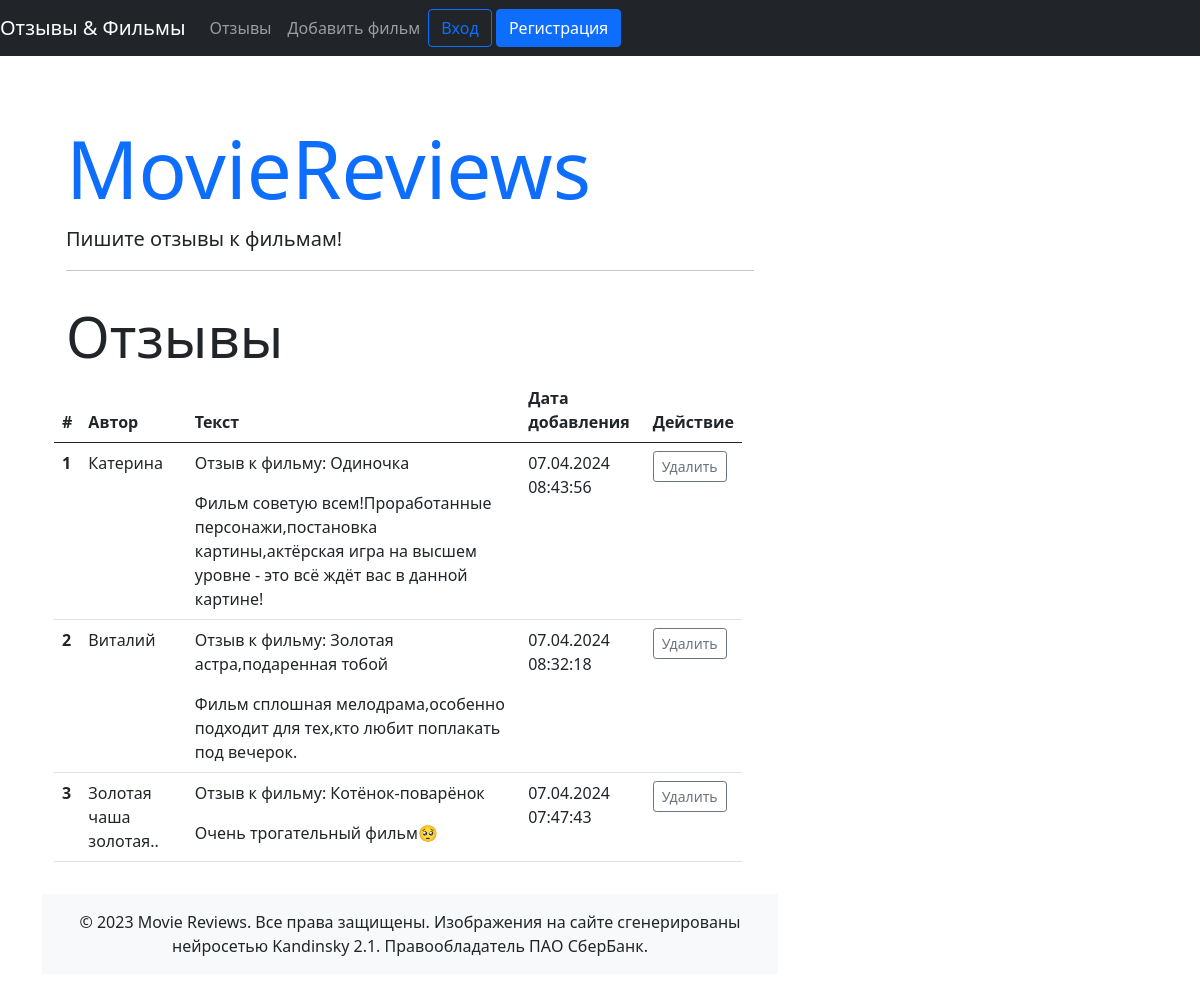
The app's page /reviews, older data.
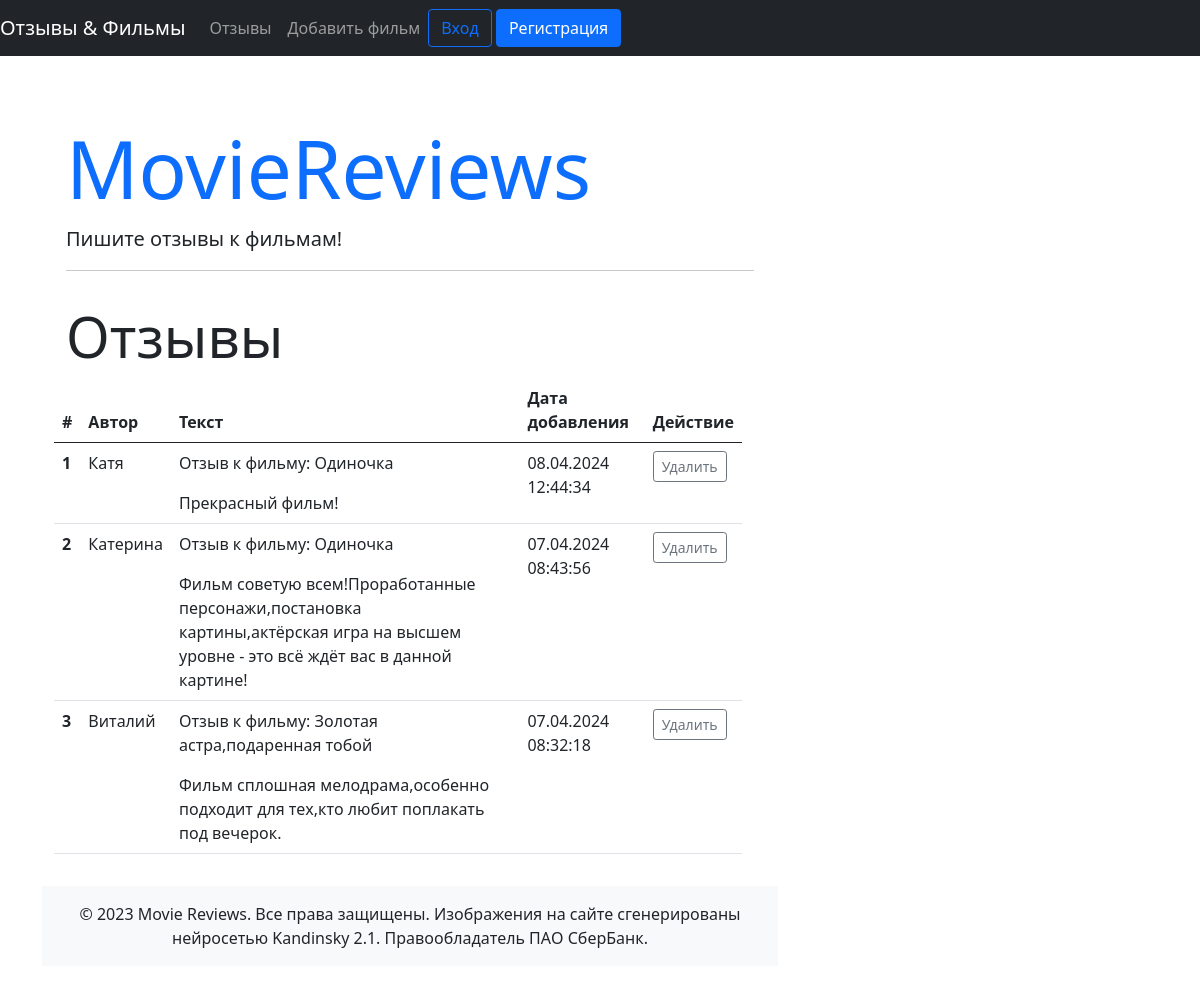
The same page, newer data.
### models.py (models this page shows, shortened)
class Review(db.Model):
    id = db.Column(db.Integer, primary_key=True)
    name = db.Column(db.String(255), nullable=False)
    text = db.Column(db.Text, nullable=False)
    created_date = db.Column(db.DateTime, default=datetime.utcnow)
    score = db.Column(db.Integer, nullable=False)
    movie_id = db.Column(db.Integer, db.ForeignKey('movie.id', ondelete="CASCADE"))
    movie = db.relationship('Movie', back_populates='reviews')

class Movie(db.Model):
    id = db.Column(db.Integer, primary_key=True)
    title = db.Column(db.String(255), nullable=False)
    description = db.Column(db.Text, nullable=False)
    image = db.Column(db.String(255), nullable=False)
    reviews = db.relationship('Review', back_populates='movie')

### views.py (the view)
@app.route('/reviews')
def reviews():
    reviews = Review.query.order_by(Review.created_date.desc()).all()
    return render_template('reviews.html',
                           reviews=reviews)

### templates/reviews.html
{% extends 'base.html' %}
{% block content %}
  <div class="row mb-3">
    <h1 class="mt-3 display-4">Отзывы</h1>
    <table class="table table-hover">
      <thead>
      <tr>
        <th scope="col">#</th>
        <th scope="col">Автор</th>
        <th scope="col">Текст</th>
        <th scope="col">Дата добавления</th>
        <th scope="col">Действие</th>
      </tr>
      </thead>
      <tbody>
        {% for review in reviews %}
          <tr>
            <th scope="row">{{ loop.index }}</th>
            <td>
              {{ review.name }}
            </td>
            <td>
              <p>Отзыв к фильму: {{review.movie.title}}</p>
              {{ review.text }}
            </td>
            <td>
              {{ review.created_date.strftime('%d.%m.%Y %H:%M:%S') }}
            </td>
            <td>
              <a href="{{ url_for('delete_review', id=review.id) }}" class="btn btn-sm btn-outline-secondary">Удалить</a>
            </td>
          </tr>
        {% endfor %}
      </tbody>
    </table>
  </div>
{% endblock %}

### templates/base.html (shortened to what this page needs)
<!DOCTYPE html>
<html lang="ru">
  <head>
    <link href="https://cdn.jsdelivr.net/npm/bootstrap@5.0.2/dist/css/bootstrap.min.css" rel="stylesheet">
  </head>
  <body>
   <div id="wrapper">
    {% include "navigation.html" %}
    <div class="container my-3">
      <div class="row">
        <div class="col-md-8">
    <div class="container">
      <h1 class="mt-5 display-1"><a href="{{ url_for('index') }}" class="text-decoration-none">MovieReviews</a></h1>
      <p class="lead">Пишите отзывы к фильмам!</p>
      <hr>
      <div class="row">
        {% block content %}{% endblock %}
      </div>
    </div>
    <footer id="footer" class="bg-light text-center py-3">
      &copy; 2023 Movie Reviews. Все права защищены. Изображения на сайте сгенерированы нейросетью Kandinsky 2.1. Правообладатель ПАО СберБанк.
    </footer>
        </div>
      </div>
    </div>
   </div>
  </body>
</html>

### templates/navigation.html (shortened to what this page needs)
<nav class="navbar navbar-expand-md navbar-dark bg-dark">
  <a class="navbar-brand" href="{{ url_for('index') }}">Отзывы & Фильмы</a>
  <div class="collapse navbar-collapse" id="navbarNav">
    <div class="mr-auto">
      <ul class="navbar-nav">
        <li class="nav-item active">
          <a class="nav-link" href="{{ url_for('index') }}">Отзывы</a>
        </li>
        <li class="nav-item">
          <a class="nav-link" href="{{ url_for('add_movie') }}">Добавить фильм</a>
        </li>
      </ul>
    </div>
    <div>
      {% if not current_user.is_authenticated %}
        <a class="btn btn-outline-primary" href="{{ url_for('login') }}">Вход</a>
        <a class="btn btn-primary" href="{{ url_for('registration') }}">Регистрация</a>
      {% else %}
        <span class="navbar-text">Пользователь: {{ current_user.name }}</span>
        <a class="btn btn-primary" href="{{ url_for('logout') }}">Выход</a>
      {% endif %}
    </div>
  </div>
</nav>

Row changes from the older to the newer data that the page shows:
removed Review: name "Золотая чаша золотая..", movie "Котёнок-поварёнок", text "Очень трогательный фильм🥺", created_date "07.04.2024 07:47:43"
added Review: name "Катя", movie "Одиночка", text "Прекрасный фильм!", created_date "08.04.2024 12:44:34"
